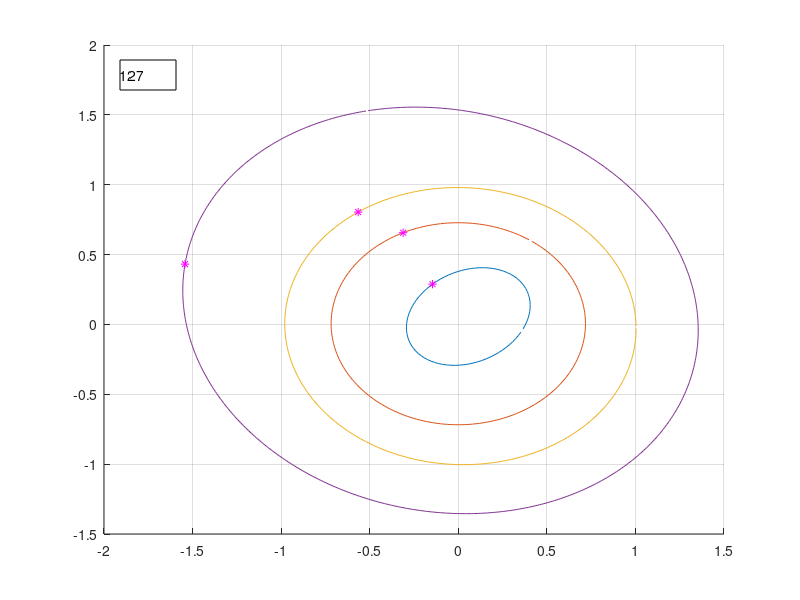

Recreate this plot in MATLAB. (Note: this script raises an error after producing the figure.)
%% main
%
% variables
% e = earth data
% ma = mars data
% me = mercury data
% v = venus data
% 
%% start clean
clear
close all
home

%% load the data
load('orbits.mat'); % first 3 planets
% contents of orbits.mat is a matrix called 'data'
numPlanets = size(data,2)/2;
% organize the data
me = data(:,1:2); % mercury
v = data(:,3:4); % venus
e = data(:,5:6); % earth

%% plot the orbits and show where the planets are on a specific day
dd = 127; % desired day

figure(1)
hold on
grid on

d = zeros(numPlanets,1); % create a vector to store "right sized" dd's
for i = 1:numPlanets
    
    period = sum(~isnan(data(:,i))); % sum up 1s for each non-nan
    d(i) = dd; % store desired day in the vector d for that planet
    
    while d(i) > period       % while the desired day is > period
        d(i) = d(i) - period; % decrease the desired day by the period
    end                       % now we can get actual values from data
    
    plot(data(:,2*i-1), data(:, 2*i)) % plot the orbit 
                                      % 2i-1 means odd columns
                                      % 2i   means even columns
    plot(data(d(i),2*i-1), data(d(i), 2*i), 'm*') % plot the planet
    
end

% place a textbox with the desired day on the upper left
annotation('textbox', [0.15 0.85 0.07 0.05],...
    'String',num2str(dd), 'FitBoxToText','off');

%% get parameters for each ellipse (major/minor axes & eccentricity)

for i = [1 3 5]
    period = sum(~isnan(data(:,i)));
    
    [row_of_minor_axis, row_of_major_axis] = helper(period, data(:,i:i+1));
    
    figure(i)
    % minor
    B(1,1) = me(row_of_minor_axis,1);
    B(1,2) = me(row_of_minor_axis,2);
    B(2,1) = me(row_of_minor_axis + period/2,1);
    B(2,2) = me(row_of_minor_axis + period/2,2);
    plot(B(:,1), B(:,2))
    
    % major
    A(1,1) = me(row_of_major_axis,1);
    A(1,2) = me(row_of_major_axis,2);
    A(2,1) = me(row_of_major_axis + period/2,1);
    A(2,2) = me(row_of_major_axis + period/2,2);
    plot(A(:,1), A(:,2))
    
end


%% calculate distances
% get day to calculate distance between 2 planets
% d = sqrt( (y2-y1)^2 + (x2-x1)^2 )
% or
% get time span to calculate distance traveled for 1 planet
% make a for loop to add up all the distances between each of the
% points along the way
%% write test cases